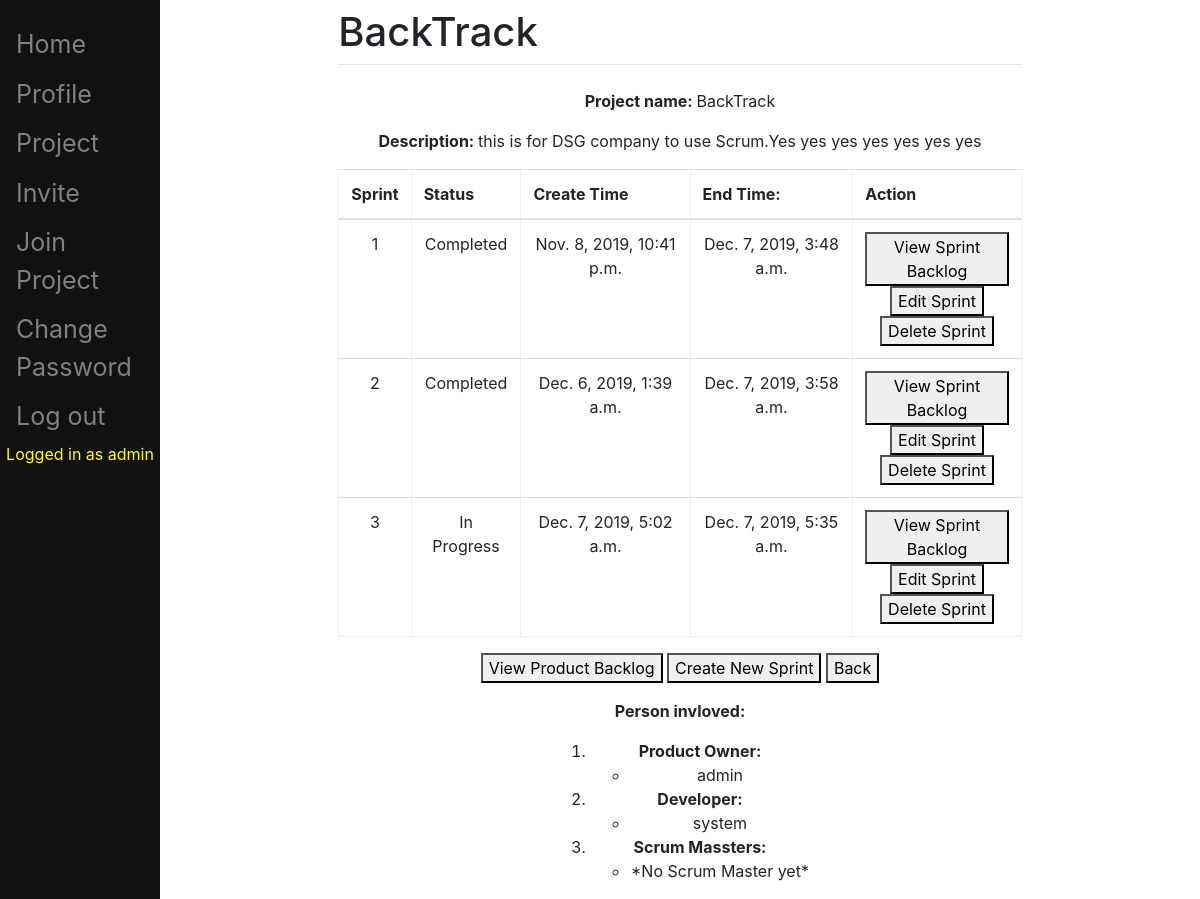
The app's page /pbi/viewProject/4/ (signed in), older data.
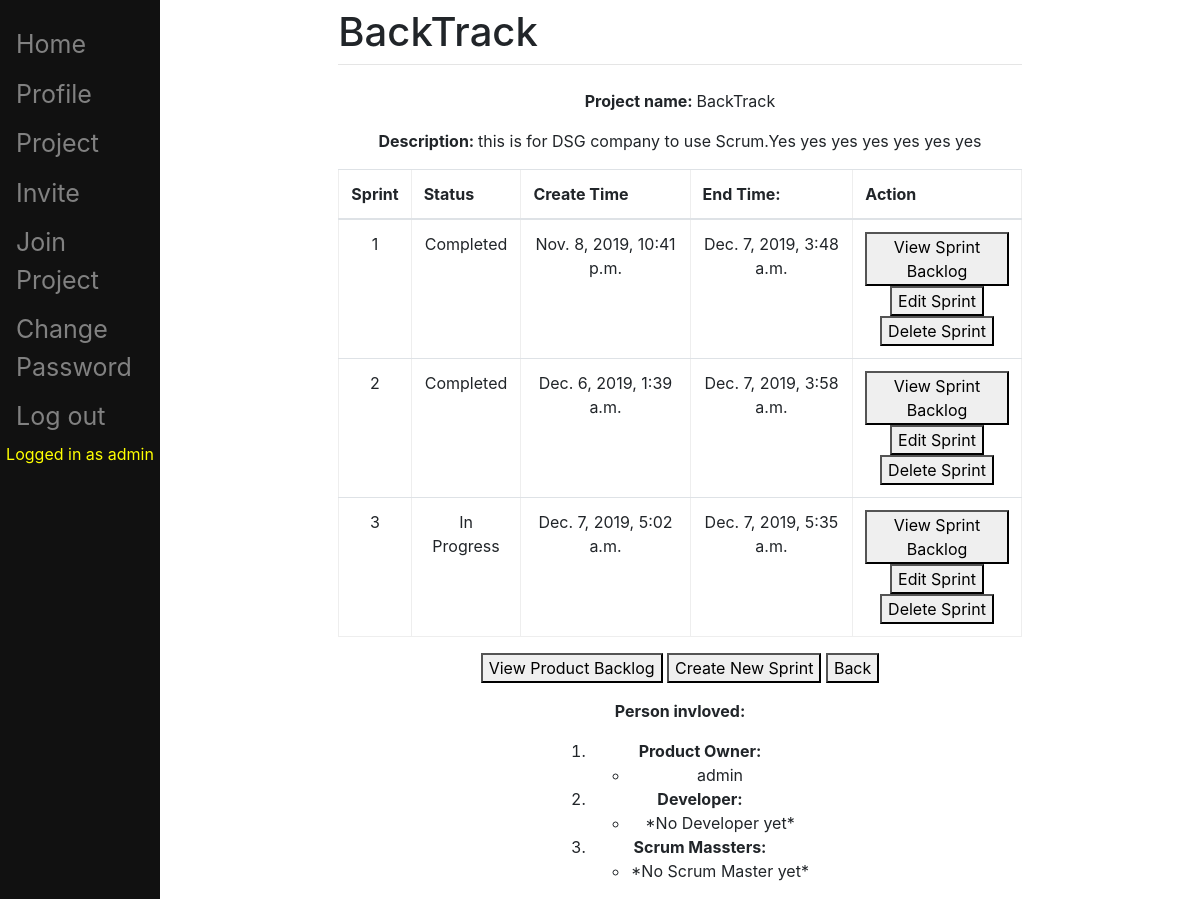
The same page, newer data.
### pbi/models.py (models this page shows, shortened)
class Sprint(models.Model):
	STAT = (
		('Completed', 'Completed'),
		('In Progress', 'In Progress'),
		('Not yet started', 'Not yet started'),
	)
	number = models.IntegerField(blank=True, null=True)
	capacity = models.IntegerField(blank=True, null=True)
	status = models.CharField(choices=STAT, default='Not yet started', max_length=200)
	create_at = models.DateTimeField(blank=True, default=timezone.now, editable=False)
	end_at = models.DateTimeField(blank=True, null=True)
	project = models.ForeignKey(Project, on_delete=models.CASCADE, blank=True, null=True)

class Person(models.Model):
	STAT = (
		('Product Owner', 'Product Owner'),
		('Scrum Master', 'Scrum Master'),
		('Developer', 'Developer'),
	)
	user = models.OneToOneField(User, on_delete=models.CASCADE, blank=True, null=True)
	role = models.CharField(choices=STAT, max_length=200, blank=True, null=True)
	project = models.ForeignKey(Project, on_delete=models.CASCADE, blank=True, null=True)
	chosen = models.PositiveIntegerField(default=1)

### pbi/views.py (the view)
class ProjectView(LoginRequiredMixin, TemplateView):
    login_url = '/pbi/login/'
    redirect_field_name = 'redirect_to'
    template_name = 'project_view.html'
    def get_context_data(self, **kwargs):
        project = self.kwargs['project']
        context = super().get_context_data(**kwargs)
        context['project'] = Project.objects.get(pk=project)
        u = self.request.user
        personCheck = Person.objects.get(user = u)
        if personCheck.project != Project.objects.get(pk=project):
            context['person'] = personCheck
            return context
        context['developer_list'] = Person.objects.filter(project__pk = project, role = 'Developer')
        context['productowner_list'] = Person.objects.filter(project__pk = project, role = 'Product Owner')
        context['scrummaster_list'] = Person.objects.filter(project__pk = project, role = 'Scrum Master')
        context['sprint_list'] = Sprint.objects.filter(project__pk = project)
        return context

### templates/project_view.html (shortened to what this page needs)
{% extends "main/base.html" %}
{% block content %}
{% if person == NONE %}
<!DOCTYPE html>
<html lang="en">
<head>
</head>
<p>
    <p align="center"><b>Project name: </b> {{project.name}} </p>
    <p align="center"><b>Description: </b> {{project.description}} </p>
	<table class="table" border="2" style="border:2px;" cellpadding="10" align="center">
		<thead>
			<tr>
				<th align="center" valign="center">Sprint</th>
				<th align="center" valign="center">Status</th>
				<th align="center" valign="center">Create Time</th>
				<th align="center" valign="center">End Time:</th>
				<th align="center" valign="center">Action</th>
			</tr>
		</thead>
		<tbody>
			{% for sprint in sprint_list %}
				<tr>
					<td align="center" valign="center">{{sprint.number}}</td>
					<td align="center" valign="center">{{sprint.status}}</td>
					<td align="center" valign="center">{{sprint.create_at}}</td>
					<td align="center" valign="center">{{sprint.end_at}}</td>
					<td align="center" valign="center">
						<button onclick="window.location.href = 'http://localhost:8000/pbi/viewSprintBacklog/{{sprint.pk}}';" value="SprintBacklog">View Sprint Backlog</button>
						<br>
						<button onclick="window.location.href = 'http://localhost:8000/pbi/updateSprint/{{sprint.pk}}';" value="SprintBacklog">Edit Sprint</button>
						<br>
						<button onclick="window.location.href = 'http://localhost:8000/pbi/deleteSprint/{{sprint.pk}}';" value="SprintBacklog">Delete Sprint</button>
					</td>
				</tr>
			{% endfor %}
		</tbody>
	</table>
	<p align="center">
		<button onclick="window.location.href = 'http://localhost:8000/pbi/viewProductbacklog/{{project.pk}}';" value="ProductBacklog">View Product Backlog</button>
		<button onclick="window.location.href = 'http://localhost:8000/pbi/createSprint/{{project.pk}}';" value="createSprint">Create New Sprint</button>
		<button onclick="window.history.back();" value="Back" type="reset">Back</button>
	</p>
    <p align="center"><b>Person invloved:</b>
	<ol style="text-align:center;max-width:260px;margin:0 auto;">
		<li><b>Product Owner:</b></li>
		<ul>
            {% for productowner in productowner_list %}
				<li>{{productowner.user.username}}</li>
			{% empty %}
				<li>*No Product Owner yet*</li>
			{% endfor %}
		</ul>
		<li><b>Developer:</b></li>
		<ul>
            {% for developer in developer_list %}
				<li>{{developer.user.username}}</li>
			{% empty %}
				<li>*No Developer yet*</li>
			{% endfor %}
		</ul>
		<li><b>Scrum Massters:</b></li>
		<ul>
			{% for scrummaster in scrummaster %}
				<li>{{scrummaster.user.username}}</li>
			{% empty %}
				<li>*No Scrum Master yet*</li>
			{% endfor %}
		</ul>
	</ol>
	</p>
</body>
</html>
{% else %}
	<p>Restricted Access</p>
{% endif %}
{% endblock %}

Row changes from the older to the newer data that the page shows:
no longer on this page (row edited): Person: user.username "system"
Text that changed along with them:
text now shown: "*No Developer yet*"
